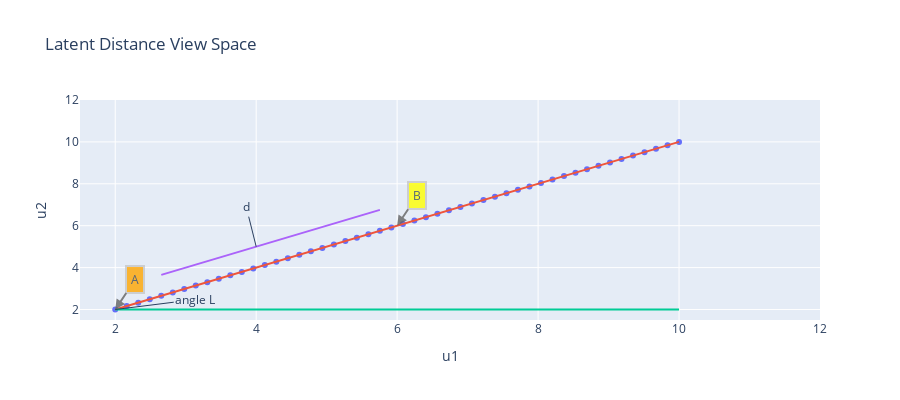

Notebook code for this chart:
### Code cell
random_y3 = [2 for i in range(100)]
random_y4 = random_y2 + 1
trace4 = go.Scatter(x = random_x[4:24], y = random_y4[4:300], mode="lines")
trace3 = go.Scatter(x = random_x, y = random_y3, mode="lines")
trace1 = go.Scatter(x = random_x, y = random_y1, mode="markers")
trace2 = go.Scatter(x = random_x, y = random_y2, mode="lines")
layout = go.Layout(xaxis=dict(title="u1", range=(1.5,12)), yaxis=dict(title="u2", range=(1.5,12)), height=400,
                   annotations=[dict(x=2, y=2, xref='x', yref='y', text='A', showarrow=True, align='center', arrowhead=2, arrowsize=1, arrowwidth=2, 
                                     arrowcolor='#636363', ax=20, ay=-30, bordercolor='#c7c7c7', borderwidth=2, borderpad=4, bgcolor='orange', opacity=0.8), 
                                dict(x=6, y=6, xref='x', yref='y', text='B', showarrow=True, align='center', arrowhead=2, arrowsize=1, arrowwidth=2, arrowcolor='#636363',
                                     ax=20, ay=-30, bordercolor='#c7c7c7', borderwidth=2, borderpad=4, bgcolor='yellow', opacity=0.8), dict(
                                     x=4, y=5, xref='x', yref='y',text='d', ay=-40), 
                                dict(x=2, y=2, xref='x', yref='y', text='angle L', ax=80, ay=-10)], title="Latent Distance View Space", showlegend=False)
data = [trace1, trace2, trace3, trace4]
figure = go.Figure(data = data, layout = layout)
iplot(figure)

### Figure 1 — Plotly figure (JSON) as saved in the notebook; plotly's stock layout.template omitted (floating-point values rounded to 4 significant figures)
{"data": [{"mode": "markers", "type": "scatter", "x": [2, 2.163, 2.327, 2.49, 2.653, 2.816, 2.98, 3.143, 3.306, 3.469, 3.633, 3.796, 3.959, 4.122, 4.286, 4.449, 4.612, 4.776, 4.939, 5.102, 5.265, 5.429, 5.592, 5.755, 5.918, 6.082, 6.245, 6.408, 6.571, 6.735, 6.898, 7.061, 7.224, 7.388, 7.551, 7.714, 7.878, 8.041, 8.204, 8.367, 8.531, 8.694, 8.857, 9.02, 9.184, 9.347, 9.51, 9.673, 9.837, 10], "y": [2, 2.163, 2.327, 2.49, 2.653, 2.816, 2.98, 3.143, 3.306, 3.469, 3.633, 3.796, 3.959, 4.122, 4.286, 4.449, 4.612, 4.776, 4.939, 5.102, 5.265, 5.429, 5.592, 5.755, 5.918, 6.082, 6.245, 6.408, 6.571, 6.735, 6.898, 7.061, 7.224, 7.388, 7.551, 7.714, 7.878, 8.041, 8.204, 8.367, 8.531, 8.694, 8.857, 9.02, 9.184, 9.347, 9.51, 9.673, 9.837, 10]}, {"mode": "lines", "type": "scatter", "x": [2, 2.163, 2.327, 2.49, 2.653, 2.816, 2.98, 3.143, 3.306, 3.469, 3.633, 3.796, 3.959, 4.122, 4.286, 4.449, 4.612, 4.776, 4.939, 5.102, 5.265, 5.429, 5.592, 5.755, 5.918, 6.082, 6.245, 6.408, 6.571, 6.735, 6.898, 7.061, 7.224, 7.388, 7.551, 7.714, 7.878, 8.041, 8.204, 8.367, 8.531, 8.694, 8.857, 9.02, 9.184, 9.347, 9.51, 9.673, 9.837, 10], "y": [2, 2.163, 2.327, 2.49, 2.653, 2.816, 2.98, 3.143, 3.306, 3.469, 3.633, 3.796, 3.959, 4.122, 4.286, 4.449, 4.612, 4.776, 4.939, 5.102, 5.265, 5.429, 5.592, 5.755, 5.918, 6.082, 6.245, 6.408, 6.571, 6.735, 6.898, 7.061, 7.224, 7.388, 7.551, 7.714, 7.878, 8.041, 8.204, 8.367, 8.531, 8.694, 8.857, 9.02, 9.184, 9.347, 9.51, 9.673, 9.837, 10]}, {"mode": "lines", "type": "scatter", "x": [2, 2.163, 2.327, 2.49, 2.653, 2.816, 2.98, 3.143, 3.306, 3.469, 3.633, 3.796, 3.959, 4.122, 4.286, 4.449, 4.612, 4.776, 4.939, 5.102, 5.265, 5.429, 5.592, 5.755, 5.918, 6.082, 6.245, 6.408, 6.571, 6.735, 6.898, 7.061, 7.224, 7.388, 7.551, 7.714, 7.878, 8.041, 8.204, 8.367, 8.531, 8.694, 8.857, 9.02, 9.184, 9.347, 9.51, 9.673, 9.837, 10], "y": [2, 2, 2, 2, 2, 2, 2, 2, 2, 2, 2, 2, 2, 2, 2, 2, 2, 2, 2, 2, 2, 2, 2, 2, 2, 2, 2, 2, 2, 2, 2, 2, 2, 2, 2, 2, 2, 2, 2, 2, 2, 2, 2, 2, 2, 2, 2, 2, 2, 2, 2, 2, 2, 2, 2, 2, 2, 2, 2, 2, 2, 2, 2, 2, 2, 2, 2, 2, 2, 2, 2, 2, 2, 2, 2, 2, 2, 2, 2, 2, 2, 2, 2, 2, 2, 2, 2, 2, 2, 2, 2, 2, 2, 2, 2, 2, 2, 2, 2, 2]}, {"mode": "lines", "type": "scatter", "x": [2.653, 2.816, 2.98, 3.143, 3.306, 3.469, 3.633, 3.796, 3.959, 4.122, 4.286, 4.449, 4.612, 4.776, 4.939, 5.102, 5.265, 5.429, 5.592, 5.755], "y": [3.653, 3.816, 3.98, 4.143, 4.306, 4.469, 4.633, 4.796, 4.959, 5.122, 5.286, 5.449, 5.612, 5.776, 5.939, 6.102, 6.265, 6.429, 6.592, 6.755, 6.918, 7.082, 7.245, 7.408, 7.571, 7.735, 7.898, 8.061, 8.224, 8.388, 8.551, 8.714, 8.878, 9.041, 9.204, 9.367, 9.531, 9.694, 9.857, 10.02, 10.18, 10.35, 10.51, 10.67, 10.84, 11]}], "layout": {"annotations": [{"align": "center", "arrowcolor": "#636363", "arrowhead": 2, "arrowsize": 1, "arrowwidth": 2, "ax": 20, "ay": -30, "bgcolor": "orange", "bordercolor": "#c7c7c7", "borderpad": 4, "borderwidth": 2, "opacity": 0.8, "showarrow": true, "text": "A", "x": 2, "xref": "x", "y": 2, "yref": "y"}, {"align": "center", "arrowcolor": "#636363", "arrowhead": 2, "arrowsize": 1, "arrowwidth": 2, "ax": 20, "ay": -30, "bgcolor": "yellow", "bordercolor": "#c7c7c7", "borderpad": 4, "borderwidth": 2, "opacity": 0.8, "showarrow": true, "text": "B", "x": 6, "xref": "x", "y": 6, "yref": "y"}, {"ay": -40, "text": "d", "x": 4, "xref": "x", "y": 5, "yref": "y"}, {"ax": 80, "ay": -10, "text": "angle L", "x": 2, "xref": "x", "y": 2, "yref": "y"}], "height": 400, "showlegend": false, "title": {"text": "Latent Distance View Space"}, "xaxis": {"range": [1.5, 12], "title": {"text": "u1"}}, "yaxis": {"range": [1.5, 12], "title": {"text": "u2"}}}}
